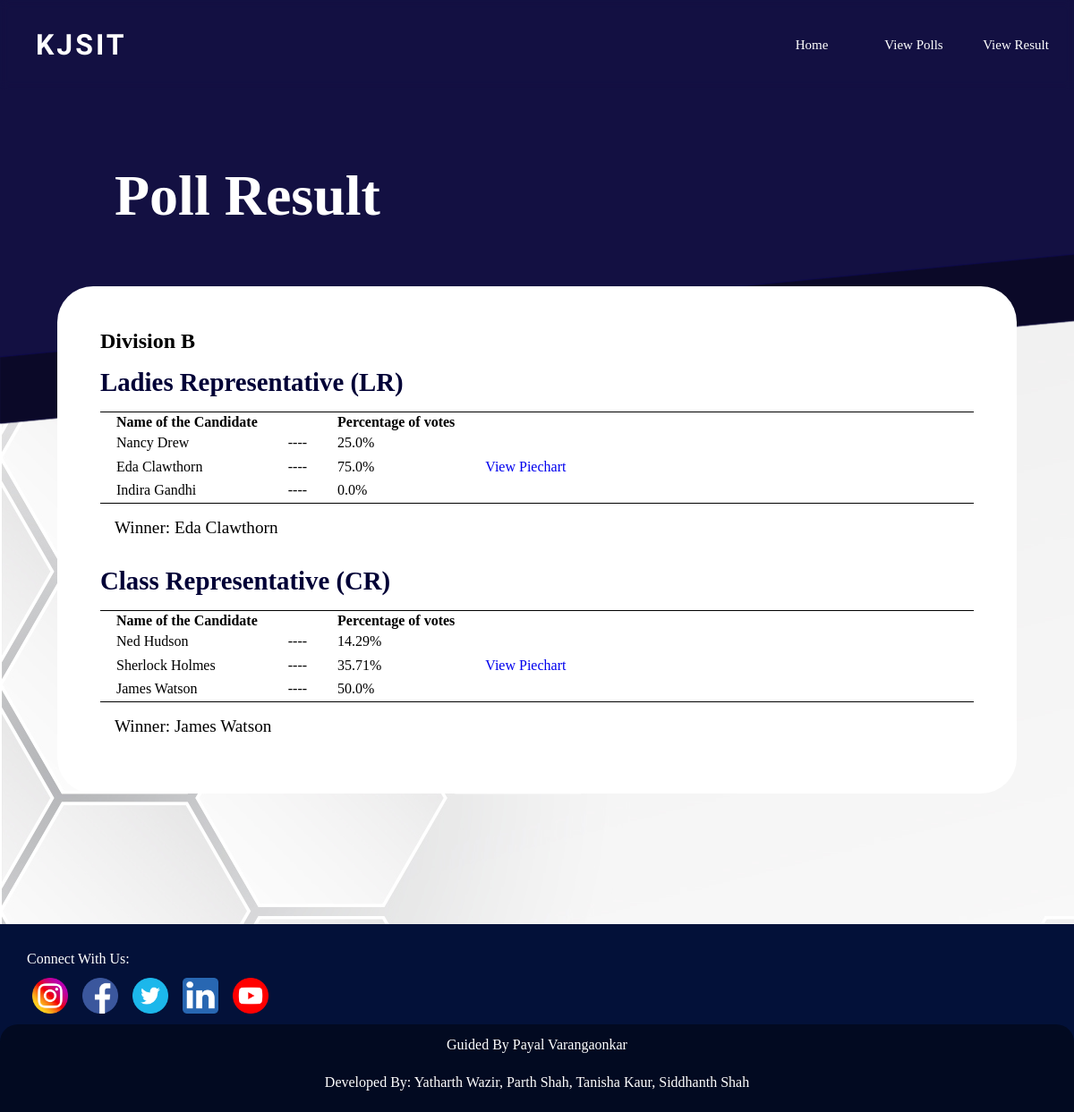
The app's page /result_b/, older data.
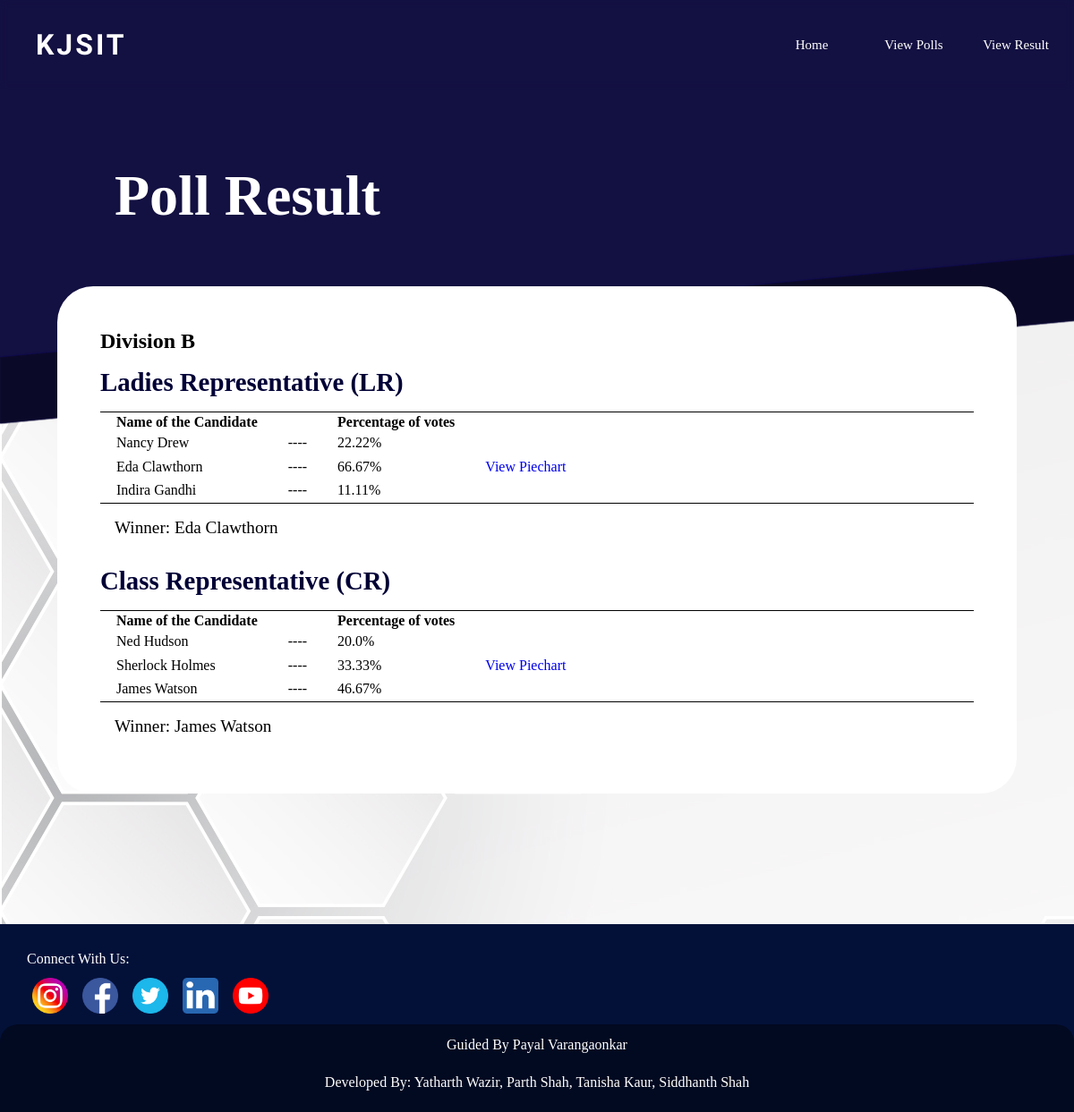
The same page, newer data.
### vote/models.py (models this page shows, shortened)
class BDivPoll(models.Model):
    Elections_for = models.TextField(max_length=30, null=True)
    candidate_1 = models.CharField(max_length=30, null=True)
    candidate_2 = models.CharField(max_length=30, null=True)
    candidate_3 = models.CharField(max_length=30, null=True)
    candidate_1_count = models.IntegerField(default=0)
    candidate_2_count = models.IntegerField(default=0)
    candidate_3_count = models.IntegerField(default=0)
    id=models.UUIDField(default=uuid.uuid4, unique=True, primary_key=True, editable=False)
    def total(self):
        return self.candidate_1_count + self.candidate_2_count + self.candidate_3_count
    def percentage_candidate_1(self):
        if self.total()==0:
            return 0
        else:
            return round((self.candidate_1_count / self.total()) * 100,2)
    def percentage_candidate_2(self):
        if self.total()==0:
            return 0
        else:
            return round((self.candidate_2_count / self.total()) * 100,2)
    def percentage_candidate_3(self):
        if self.total()==0:
            return 0
        else:
            return round((self.candidate_3_count / self.total()) * 100,2)

### vote/views.py (the view)
# urls.py: path('result_b/',views.resultB, name='result-B'),
def resultB(request):
    pollB = BDivPoll.objects.all()
    context = {'pollB':pollB,}
    return render(request,'vote/result_b.html',context)

### vote/templates/vote/result_b.html (shortened to what this page needs)
{% extends 'vote/b_finalnav.html' %}
{% block content %}
<!DOCTYPE html>
<html lang="en">
<head>
    {% load static %}
    <link rel="stylesheet" href="{% static 'vote/css/results.css' %}">
</head>
<body>
<div class="panel">
    <div class="panel-heading"><h1>Poll Result</h1></div>
    <div class="panel-body">
        <div class="Div">
        <h2>Division B</h2>
        {% for poll in pollB %}
        <div class="title">
            <h2>{{ poll.Elections_for }}</h2>
        </div>
        <div class="list">
            <ul class="list-group">
                <table>
                    <tr>
                        <th>Name of the Candidate</th>
                        <th></th>
                        <th>Percentage of votes</th>
                        <th></th>
                    </tr>
                    <tr>
                        <td>{{ poll.candidate_1 }}</td>
                        <td>----</td>
                        <td>{{poll.percentage_candidate_1}}%</td>
                        <td></td>
                    </tr>
                    <tr>
                        <td>{{poll.candidate_2}}</td>
                        <td>----</td>
                        <td>{{poll.percentage_candidate_2}}%</td>
                        <td><a href="{% url 'piechart-B' poll.id %}">View Piechart</a></td>
                    </tr>
                    <tr>
                        <td>{{poll.candidate_3}}</td>
                        <td>----</td>
                        <td>{{poll.percentage_candidate_3}}%</td>
                        <td></td>
                    </tr>
                </table>
            </ul>
        </div>
        <div class="panel-footer">
            {% if poll.percentage_candidate_1 > poll.percentage_candidate_2 and poll.percentage_candidate_1 > poll.percentage_candidate_3 %}
                <p>Winner: {{poll.candidate_1}}</p>
            {% elif poll.percentage_candidate_2 > poll.percentage_candidate_1 and poll.percentage_candidate_2 > poll.percentage_candidate_3 %}
                <p>Winner: {{poll.candidate_2}}</p>
            {% elif poll.percentage_candidate_3 > poll.percentage_candidate_1 and poll.percentage_candidate_3 > poll.percentage_candidate_2 %}
                <p>Winner: {{poll.candidate_3}}</p>
            {% elif poll.percentage_candidate_1 == poll.percentage_candidate_2 and poll.percentage_candidate_1 > poll.percentage_candidate_3%}
                <p>Tie between {{poll.candidate_1}} and {{poll.candidate_2}}</p>
            {% elif poll.percentage_candidate_1 == poll.percentage_candidate_3 and poll.percentage_candidate_1 > poll.percentage_candidate_2 %}
                <p>Tie between: {{poll.candidate_1}} and {{poll.candidate_3}}</p>
            {% elif poll.percentage_candidate_2 == poll.percentage_candidate_3 and poll.percentage_candidate_2 > poll.percentage_candidate_1 %}
                <p>Tie between: {{poll.candidate_2}} and {{poll.candidate_3}}</p>
            {% else %}
                <p>All have the same number of votes</h2>
            {% endif %}
        </div>
        {% endfor %}
        </div>
    </div>
    </div>
</body>
    {% endblock %}

### vote/templates/vote/b_finalnav.html (shortened to what this page needs)
<html>
{% load static %}
<link rel="stylesheet" href="{% static 'vote/css/navbar.css' %}">
<link rel="stylesheet" href="{% static 'vote/css/footer.css' %}">
<body>
    <nav>
        <div class="above">
            <label class="logo">KJSIT</label>
            <ul>
                <li class="element" align="center" id="Home"><a class="ref" href="{% url 'b-home' %}">Home</a></li>
                <li class="element" align="center" id="View-Polls"><a class="ref" href="{% url 'b-view-polls' %}">View Polls</a></li>
                <li class="element" align="center" id="Result"><a class="ref" href="{% url 'result-B' %}">View Result</a></li>
            </ul>
        </div>
    </nav>
{% block content %}
{% endblock %}
<div class="footer">
    <div class="footext">
      Connect With Us:
     </div>
    <div class="social">
    <ul>
      <li class="fa" align="center" id="Instagram"><a class="ref" href="https://www.instagram.com/kjsieit_official/">&nbsp;</a></li>
      <li class="fa" align="center" id="Facebook"><a class="ref" href="https://www.facebook.com/kjsieitofficial">&nbsp;</a></li>
      <li class="fa" align="center" id="Twitter"><a class="ref" href="https://twitter.com/kjsieit1">&nbsp;</a></li>
      <li class="fa" align="center" id="Linkedin"><a class="ref" href="https://www.linkedin.com/school/kjsomaiya-institute-of-engineering-and-information-technology/">&nbsp;</a></li>
      <li class="fa" align="center" id="Youtube"><a class="ref" href="https://www.youtube.com/kjsieitofficial">&nbsp;</a></li>
    </ul>
  </div>
  <div class="footer2">
    <div>Guided By Payal Varangaonkar</div>
    <div>Developed By: Yatharth Wazir, Parth Shah, Tanisha Kaur, Siddhanth Shah</div>
  </div>
  </div>
</body>
</html>

### vote/static/vote/css/navbar.css (style rules this page uses)
* { text-decoration: none; list-style: none; padding: 0; margin:0; }
body { font-family: Verdana; background-repeat: repeat-y; background-size: cover; background-color: aliceblue; }
nav { height: 100px; width: 100%; background: rgba(3, 17, 57, 0); border: 5px; border-color: brown; margin-bottom: 50px; z-index: 1; backdrop-filter: blur(5px); }
.logo { font-size: 32px; letter-spacing: 3px; font-family: Aboreto; font-weight: bold; color: white; padding: 0 40px; line-height: 100px; }
nav ul { float: right; margin-right: 10px; text-align: center; }
.element { display: inline-flex; flex-direction: column; margin: 0 0 0 0; line-height: 100px; min-width: 110px; border-radius: 15px; }
.ref { color: white; font-size: 15px; padding: 0 10px; }
.footer { margin-top: auto; }

### vote/static/vote/css/footer.css (style rules this page uses)
.fa { margin: 6px; padding: 5px; font-size: 50px; width: 30px; line-height: 30px; text-align: center; text-decoration: none; display: inline-flex; flex-direction: column; align-items: center; justify-content: center; transition: font-size 0.2s, width 0.2s, line-height 0.2s; }
#Instagram { background: url(/static/images/insta.ico); background-size: contain; background-repeat: no-repeat; justify-content: center; }
.footer { padding: 30px 0 0 0; height: 175px; width: 100%; background: rgba(3, 17, 57, 1); margin-top: 50px; z-index: 0; backdrop-filter: blur(5px); }
#Facebook { background: url(/static/images/fb.ico); background-size: contain; background-repeat: no-repeat; justify-content: center; }
#Linkedin { background: url(/static/images/link.ico); background-size: contain; background-repeat: no-repeat; justify-content: center; }
#Twitter { background: url(/static/images/twt.ico); background-size: cover; background-repeat: no-repeat; justify-content: center; }
#Youtube { background: url(/static/images/yt.ico); background-size: contain; background-repeat: no-repeat; justify-content: center; }
.footext { padding-left: 30px; color: white; }
.social { padding-left: 30px; height: 4rem; display: flex; align-items: center; }
.footer2 { width: 100%; padding-bottom: 10px; height: 50%; line-height: 42px; color: white; background: rgb(2, 10, 33); display: flex; flex-direction: column; justify-content: center; align-items: center; border-radius: 20px 20px 0 0; }

### vote/static/vote/css/results.css (style rules this page uses)
body { background: url(/static/images/Navbar.png) no-repeat, url(/static/images/WBG.jpg); background-size: auto; transition: background 2.2s; overflow-x: hidden; }
.go body { background: url(/static/images/Navbar.png) no-repeat, url(/static/images/Navbarb.png) no-repeat, url(/static/images/WBG.jpg); background-size: auto; }
.panel { margin: 2rem; padding: 2rem; }
.panel-heading { font-size: 2rem; padding-left: 4rem; color: rgb(255, 255, 255); }
.title { font-size: 1.2rem; padding-top: 1rem; padding-bottom: 1rem; border-bottom: 1px solid black; color: rgb(0, 0, 54); }
.list { border-bottom: 1px solid black; }
.panel-footer { font-size: 1.2rem; padding: 1rem; }
.Div { background-color: white; border-radius: 10px; margin-top: 4rem; margin-bottom: 4rem; padding: 0.3rem; transition: 1.6s; padding: 3rem; opacity: 0; padding-top: 0.3rem; }
.go .Div { border-radius: 40px; padding: 3rem; opacity: 1; }
th { padding-left: 1rem; padding-right: 1rem; }
td { padding: 0.2rem 1rem 0.2rem 1rem; }

Row changes from the older to the newer data that the page shows:
changed BDivPoll "Ladies Representative (LR)": percentage_candidate_1 "25.0" → "22.22"; percentage_candidate_2 "75.0" → "66.67"; percentage_candidate_3 "0.0" → "11.11"
changed BDivPoll "Class Representative (CR)": percentage_candidate_1 "14.29" → "20.0"; percentage_candidate_2 "35.71" → "33.33"; percentage_candidate_3 "50.0" → "46.67"
